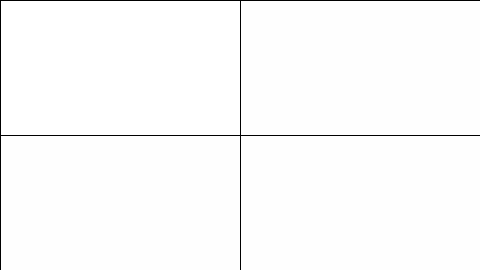
Frame 1 (no input)
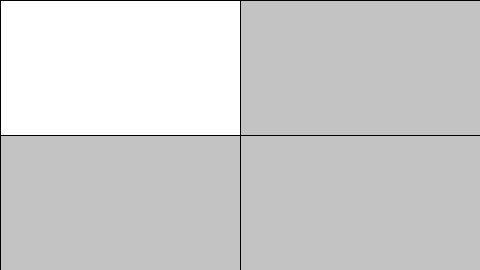
Frame 60 (the mouse pressed at the canvas centre just before this capture)
Frame 120 (the mouse held since frame 60 and released just before this capture): identical to frame 60, image omitted

The Processing sketch that drew these frames (run headless with seeded random() and noise(); from frame 60 on, the mouse is pressed at the canvas centre):

// Processing sketch: Jubilee_J_fade_rollover
// ── Jubilee_J_fade_rollover.pde
//Variables for making rectangles fade
float rect1=255;
float rect2=255;
float rect3=255;
float rect4=255;

// Example 5-3: Rollovers
void setup() {
  size(480, 270);
}

void draw() {
  background(255);
  stroke(0);

  // Depending on the mouse location, the variables for the rectangle color will change
  if (mouseX < 240 && mouseY < 135) {
    rect1 = 255;
    rect2 = rect2 - 1;
    rect3 = rect3 - 1;
    rect4 = rect4 - 1;
  } else if (mouseX > 240 && mouseY < 135) {
    rect1 = rect1 - 1;
    rect2 = 255;
    rect3 = rect3 - 1;
    rect4 = rect4 - 1;
  } else if (mouseX < 240 && mouseY > 135) {
    rect1 = rect1 - 1;
    rect2 = rect2 - 1;
    rect3 = 255;
    rect4 = rect4 - 1;
  } else if (mouseX > 240 && mouseY > 135) {
    rect1 = rect1 - 1;
    rect2 = rect2 - 1;
    rect3 = rect3 - 1;
    rect4 = 255;
  }
  //Make rectangles and lines
  fill(rect1);
  rect(0, 0, 240, 135);
  fill(rect2);
  rect(240, 0, 240, 135);
  fill(rect3);
  rect(0, 135, 240, 135);
  fill(rect4);
  rect(240, 135, 240, 135);
  line(240, 0, 240, 270);
  line(0, 135, 480, 135);
  
  //Make the min and max for variables
  constrain(rect1, 0, 255);
  constrain(rect2, 0, 255);
  constrain(rect3, 0, 255);
  constrain(rect4, 0, 255);
}
